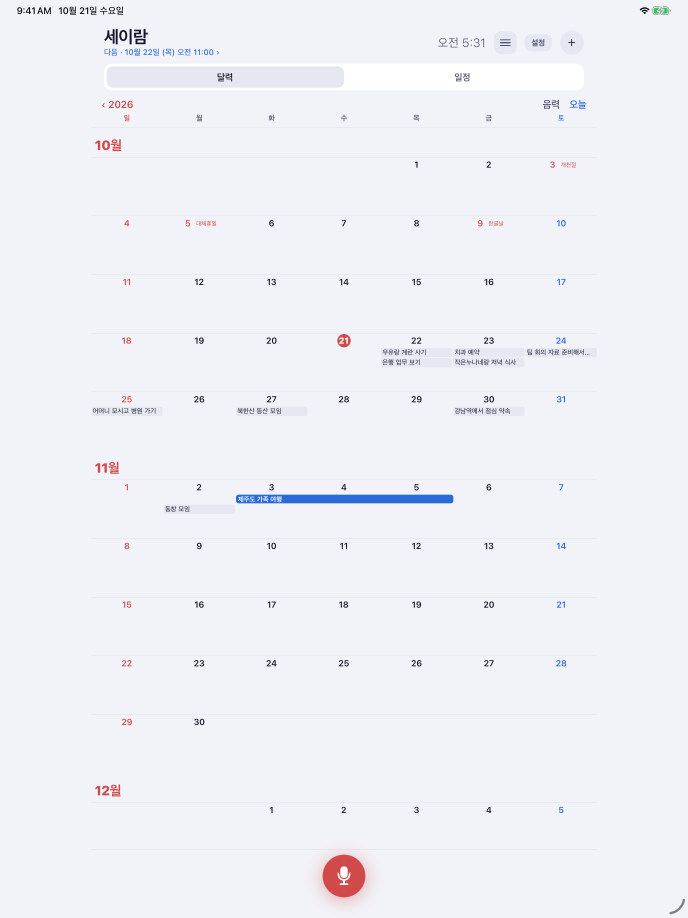
#> input picture store-assets/appstore/ipad/01_calendar.png, 2064 x 2752 px (shown at 1/3 size)
$ python pad.py ../../store-assets/appstore/ipad/01_calendar.png ../../store-assets/appstore/ipad/02_list.png
#> lines starting #> are read from the running program, lines starting #| are printed output that depends on the picture
import sys
from PIL import Image
src,dst=sys.argv[1],sys.argv[2]
im=Image.open(src).convert('RGB'); w,h=im.size; H=2400; W=1350; r=H/h
#> after `w, h = im.size`: w = 2064; h = 2752
#> after `r = H / h`: r = 0.872
im2=im.resize((round(w*r),H),Image.LANCZOS); bg=Image.new('RGB',(W,H),im2.getpixel((6,400)))
#> after `bg = Image.new('RGB', (W, H), im2.getpixel((6, 400)))`:
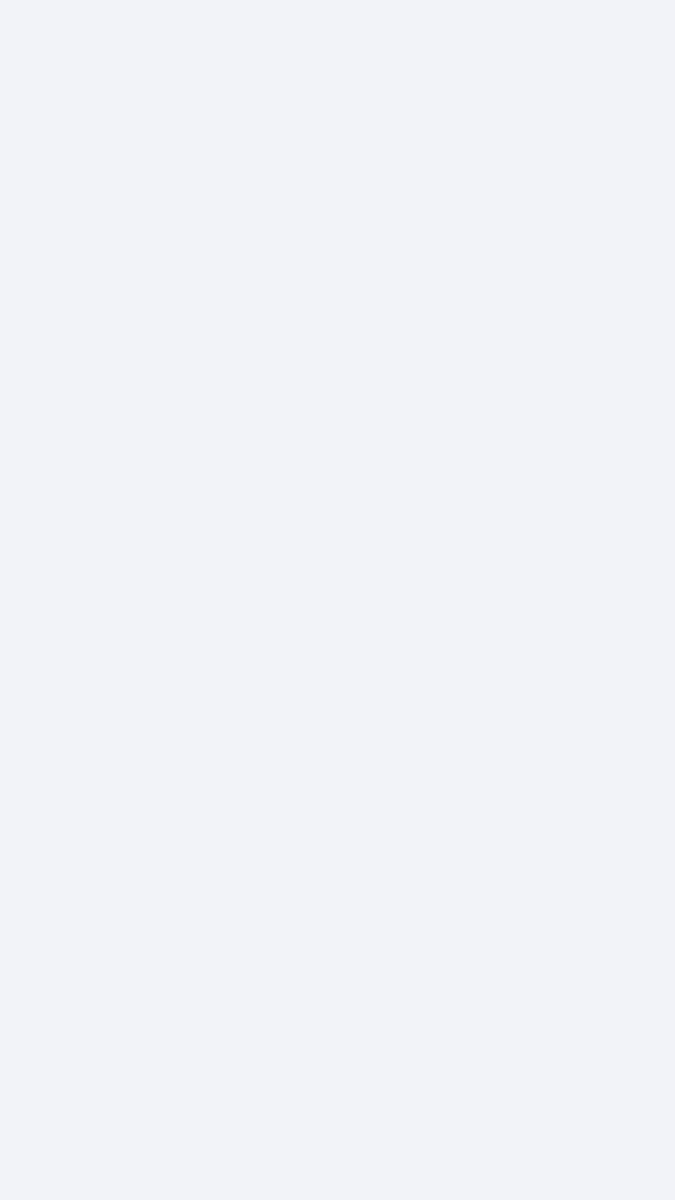
#> bg: PIL image 1350x2400 RGB (shown at 1/2 size); mean R, G, B 242, 243, 248
bg.paste(im2,((W-im2.size[0])//2,0)); bg.save(dst)
#> after `bg.paste(im2, ((W - im2.size[0]) // 2, 0))`:
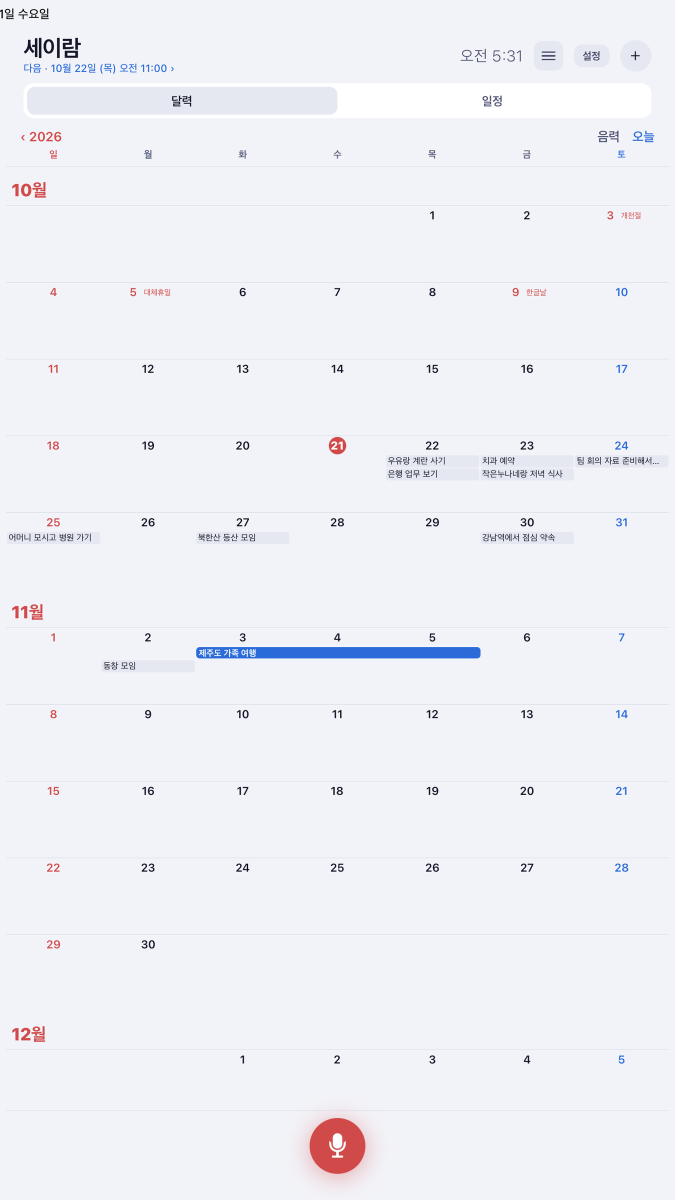
#> bg: PIL image 1350x2400 RGB (shown at 1/2 size); mean R, G, B 239.7, 240.3, 245.9

$ run again, on store-assets/appstore/ipad/03_detail.png
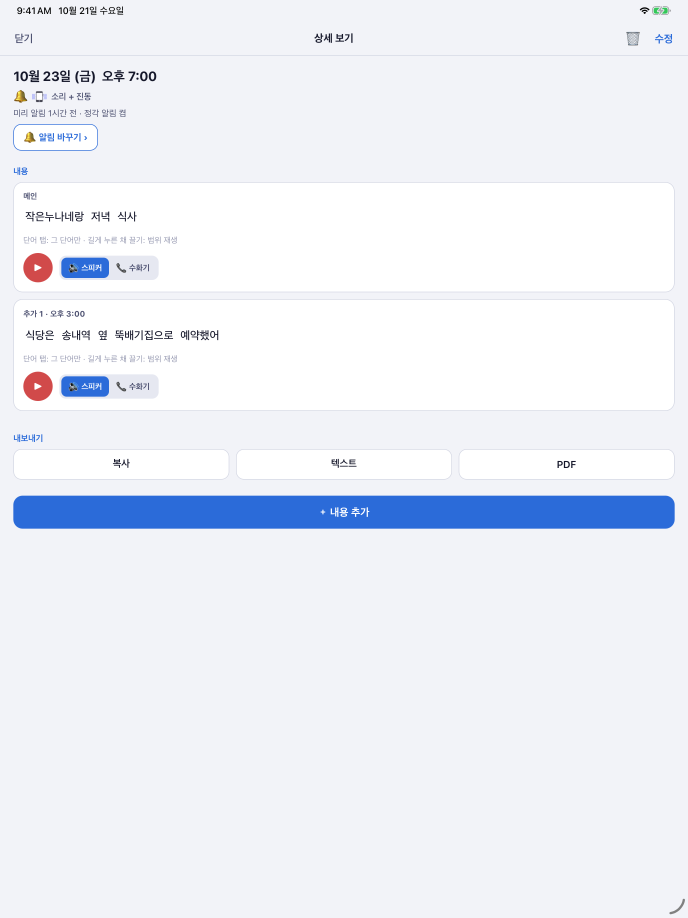
#> input picture store-assets/appstore/ipad/03_detail.png, 2064 x 2752 px (shown at 1/3 size)
#> `bg.paste(im2, ((W - im2.size[0]) // 2, 0))`:
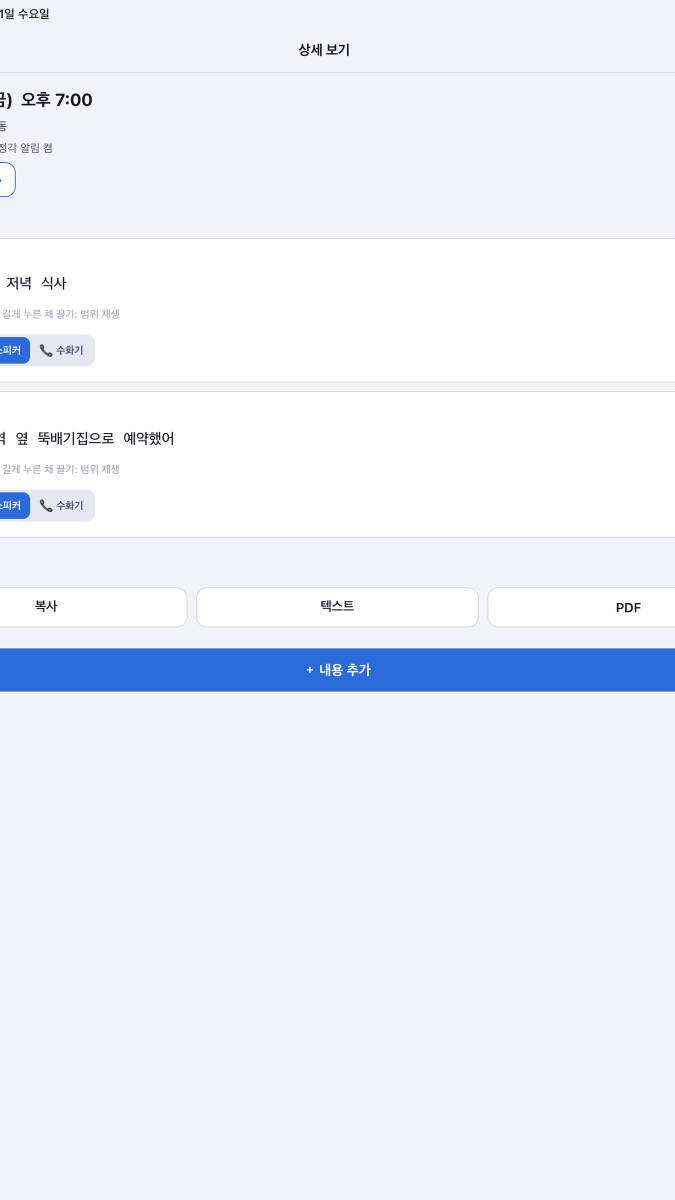
#> bg: PIL image 1350x2400 RGB (shown at 1/2 size); mean R, G, B 237, 240.2, 247.9
